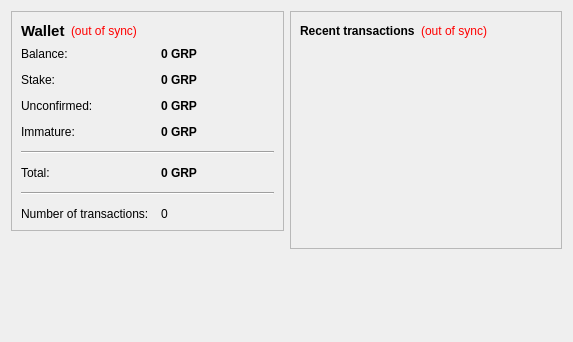
<?xml version="1.0" encoding="UTF-8"?>
<ui version="4.0">
 <class>OverviewPage</class>
 <widget class="QWidget" name="OverviewPage">
  <property name="geometry">
   <rect>
    <x>0</x>
    <y>0</y>
    <width>573</width>
    <height>342</height>
   </rect>
  </property>
  <property name="windowTitle">
   <string>Form</string>
  </property>
  <layout class="QHBoxLayout" name="horizontalLayout" stretch="1,1">
   <item>
    <layout class="QVBoxLayout" name="verticalLayout_2">
     <item>
      <widget class="QFrame" name="frame">
       <property name="frameShape">
        <enum>QFrame::StyledPanel</enum>
       </property>
       <property name="frameShadow">
        <enum>QFrame::Raised</enum>
       </property>
       <layout class="QVBoxLayout" name="verticalLayout_4">
        <item>
         <layout class="QHBoxLayout" name="horizontalLayout_4">
          <item>
           <widget class="QLabel" name="label_5">
            <property name="font">
             <font>
              <pointsize>11</pointsize>
              <weight>75</weight>
              <bold>true</bold>
             </font>
            </property>
            <property name="text">
             <string>Wallet</string>
            </property>
           </widget>
          </item>
          <item>
           <widget class="QLabel" name="labelWalletStatus">
            <property name="toolTip">
             <string>The displayed information may be out of date. Your wallet automatically synchronizes with the SwissCoin network after a connection is established, but this process has not completed yet.</string>
            </property>
            <property name="styleSheet">
             <string notr="true">QLabel { color: red; }</string>
            </property>
            <property name="text">
             <string notr="true">(out of sync)</string>
            </property>
            <property name="alignment">
             <set>Qt::AlignLeading|Qt::AlignLeft|Qt::AlignVCenter</set>
            </property>
           </widget>
          </item>
          <item>
           <spacer name="horizontalSpacer_2">
            <property name="orientation">
             <enum>Qt::Horizontal</enum>
            </property>
            <property name="sizeHint" stdset="0">
             <size>
              <width>40</width>
              <height>20</height>
             </size>
            </property>
           </spacer>
          </item>
         </layout>
        </item>
        <item>
         <layout class="QFormLayout" name="formLayout_2">
          <property name="fieldGrowthPolicy">
           <enum>QFormLayout::AllNonFixedFieldsGrow</enum>
          </property>
          <property name="horizontalSpacing">
           <number>12</number>
          </property>
          <property name="verticalSpacing">
           <number>12</number>
          </property>
          <item row="0" column="0">
           <widget class="QLabel" name="label">
            <property name="text">
             <string>Balance:</string>
            </property>
           </widget>
          </item>
          <item row="0" column="1">
           <widget class="QLabel" name="labelBalance">
            <property name="font">
             <font>
              <weight>75</weight>
              <bold>true</bold>
             </font>
            </property>
            <property name="cursor">
             <cursorShape>IBeamCursor</cursorShape>
            </property>
            <property name="toolTip">
             <string>Your current balance</string>
            </property>
            <property name="text">
             <string notr="true">0 GRP</string>
            </property>
            <property name="textInteractionFlags">
             <set>Qt::LinksAccessibleByMouse|Qt::TextSelectableByKeyboard|Qt::TextSelectableByMouse</set>
            </property>
           </widget>
          </item>
          <item row="1" column="0">
           <widget class="QLabel" name="label_6">
            <property name="text">
             <string>Stake:</string>
            </property>
           </widget>
          </item>
          <item row="1" column="1">
           <widget class="QLabel" name="labelStake">
            <property name="font">
             <font>
              <weight>75</weight>
              <bold>true</bold>
             </font>
            </property>
            <property name="cursor">
             <cursorShape>IBeamCursor</cursorShape>
            </property>
            <property name="toolTip">
             <string>Total of coins that was staked, and do not yet count toward the current balance</string>
            </property>
            <property name="text">
             <string notr="true">0 GRP</string>
            </property>
            <property name="textInteractionFlags">
             <set>Qt::LinksAccessibleByMouse|Qt::TextSelectableByKeyboard|Qt::TextSelectableByMouse</set>
            </property>
           </widget>
          </item>
          <item row="2" column="0">
           <widget class="QLabel" name="label_3">
            <property name="text">
             <string>Unconfirmed:</string>
            </property>
           </widget>
          </item>
          <item row="2" column="1">
           <widget class="QLabel" name="labelUnconfirmed">
            <property name="font">
             <font>
              <weight>75</weight>
              <bold>true</bold>
             </font>
            </property>
            <property name="cursor">
             <cursorShape>IBeamCursor</cursorShape>
            </property>
            <property name="toolTip">
             <string>Total of transactions that have yet to be confirmed, and do not yet count toward the current balance</string>
            </property>
            <property name="text">
             <string notr="true">0 GRP</string>
            </property>
            <property name="textInteractionFlags">
             <set>Qt::LinksAccessibleByMouse|Qt::TextSelectableByKeyboard|Qt::TextSelectableByMouse</set>
            </property>
           </widget>
          </item>
          <item row="3" column="0">
           <widget class="QLabel" name="labelImmatureText">
            <property name="text">
             <string>Immature:</string>
            </property>
           </widget>
          </item>
          <item row="3" column="1">
           <widget class="QLabel" name="labelImmature">
            <property name="font">
             <font>
              <weight>75</weight>
              <bold>true</bold>
             </font>
            </property>
            <property name="toolTip">
             <string>Mined balance that has not yet matured</string>
            </property>
            <property name="text">
             <string notr="true">0 GRP</string>
            </property>
            <property name="textInteractionFlags">
             <set>Qt::LinksAccessibleByMouse|Qt::TextSelectableByKeyboard|Qt::TextSelectableByMouse</set>
            </property>
           </widget>
          </item>
          <item row="4" column="0" colspan="2">
           <widget class="Line" name="line">
            <property name="orientation">
             <enum>Qt::Horizontal</enum>
            </property>
           </widget>
          </item>
          <item row="5" column="0">
           <widget class="QLabel" name="labelTotalText">
            <property name="text">
             <string>Total:</string>
            </property>
           </widget>
          </item>
          <item row="5" column="1">
           <widget class="QLabel" name="labelTotal">
            <property name="font">
             <font>
              <weight>75</weight>
              <bold>true</bold>
             </font>
            </property>
            <property name="toolTip">
             <string>Sum of all balances (mature, immature, unconfirmed and stake)</string>
            </property>
            <property name="text">
             <string notr="true">0 GRP</string>
            </property>
            <property name="textInteractionFlags">
             <set>Qt::LinksAccessibleByMouse|Qt::TextSelectableByKeyboard|Qt::TextSelectableByMouse</set>
            </property>
           </widget>
          </item>
          <item row="6" column="0" colspan="2">
           <widget class="Line" name="line">
            <property name="orientation">
             <enum>Qt::Horizontal</enum>
            </property>
           </widget>
          </item>
          <item row="7" column="0">
           <widget class="QLabel" name="label_2">
            <property name="text">
             <string>Number of transactions:</string>
            </property>
           </widget>
          </item>
          <item row="7" column="1">
           <widget class="QLabel" name="labelNumTransactions">
            <property name="toolTip">
             <string>Total number of transactions in wallet</string>
            </property>
            <property name="text">
             <string notr="true">0</string>
            </property>
           </widget>
          </item>
         </layout>
        </item>
       </layout>
      </widget>
     </item>
     <item>
      <spacer name="verticalSpacer">
       <property name="orientation">
        <enum>Qt::Vertical</enum>
       </property>
       <property name="sizeHint" stdset="0">
        <size>
         <width>20</width>
         <height>40</height>
        </size>
       </property>
      </spacer>
     </item>
    </layout>
   </item>
   <item>
    <layout class="QVBoxLayout" name="verticalLayout_3">
     <item>
      <widget class="QFrame" name="frame_2">
       <property name="frameShape">
        <enum>QFrame::StyledPanel</enum>
       </property>
       <property name="frameShadow">
        <enum>QFrame::Raised</enum>
       </property>
       <layout class="QVBoxLayout" name="verticalLayout">
        <item>
         <layout class="QHBoxLayout" name="horizontalLayout_2">
          <item>
           <widget class="QLabel" name="label_4">
            <property name="text">
             <string>&lt;b&gt;Recent transactions&lt;/b&gt;</string>
            </property>
           </widget>
          </item>
          <item>
           <widget class="QLabel" name="labelTransactionsStatus">
            <property name="toolTip">
             <string>The displayed information may be out of date. Your wallet automatically synchronizes with the SwissCoin network after a connection is established, but this process has not completed yet.</string>
            </property>
            <property name="styleSheet">
             <string notr="true">QLabel { color: red; }</string>
            </property>
            <property name="text">
             <string notr="true">(out of sync)</string>
            </property>
            <property name="alignment">
             <set>Qt::AlignRight|Qt::AlignTrailing|Qt::AlignVCenter</set>
            </property>
           </widget>
          </item>
          <item>
           <spacer name="horizontalSpacer">
            <property name="orientation">
             <enum>Qt::Horizontal</enum>
            </property>
            <property name="sizeHint" stdset="0">
             <size>
              <width>40</width>
              <height>20</height>
             </size>
            </property>
           </spacer>
          </item>
         </layout>
        </item>
        <item>
         <widget class="QListView" name="listTransactions">
          <property name="styleSheet">
           <string notr="true">QListView { background: transparent; }</string>
          </property>
          <property name="frameShape">
           <enum>QFrame::NoFrame</enum>
          </property>
          <property name="verticalScrollBarPolicy">
           <enum>Qt::ScrollBarAlwaysOff</enum>
          </property>
          <property name="horizontalScrollBarPolicy">
           <enum>Qt::ScrollBarAlwaysOff</enum>
          </property>
          <property name="selectionMode">
           <enum>QAbstractItemView::NoSelection</enum>
          </property>
         </widget>
        </item>
       </layout>
      </widget>
     </item>
     <item>
      <spacer name="verticalSpacer_2">
       <property name="orientation">
        <enum>Qt::Vertical</enum>
       </property>
       <property name="sizeHint" stdset="0">
        <size>
         <width>20</width>
         <height>40</height>
        </size>
       </property>
      </spacer>
     </item>
    </layout>
   </item>
  </layout>
 </widget>
 <resources/>
 <connections/>
</ui>
